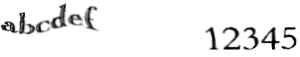
#> input picture data/fc001.jpg, 300 x 57 px
$ python ccl.py data/fc001.jpg
#> lines starting #> are read from the running program, lines starting #| are printed output that depends on the picture; after the words box and inside, x2 and y2 are one past the last pixel; in counts of white or black regions, pixels touching at a corner belong together
import cv2
import numpy as np
import matplotlib.pyplot as plt

import sys

# Thresholding and connected component labeling

def connected_component_label(path):
    # Getting the input image
#> called with path = 'data/fc001.jpg'
    img = cv2.imread(path)
#> img is the input picture: shape (57, 300, 3); min 0, max 255, mean 238.4
    img = cv2.cvtColor(img, cv2.COLOR_BGR2GRAY)
#> img: shape (57, 300)
    #
    # Converting those pixels with values 1-127 to 0 and others to 1
    #img = cv2.threshold(img, 127, 255, cv2.THRESH_BINARY)[1]
    img = cv2.adaptiveThreshold(img,255,cv2.ADAPTIVE_THRESH_GAUSSIAN_C,\
                                cv2.THRESH_BINARY,11,2)
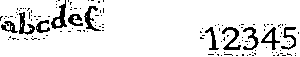
#> img: shape (57, 300); 90% white; 133 black regions (122 under 20 px), largest, box (x1, y1, x2, y2) and area: (51, 0, 67, 29) 177, (222, 27, 241, 50) 164, (84, 6, 101, 31) 152
    img = 255 - img
    print('SHAPE', img.shape)
#| SHAPE (57, 300)
    # Applying cv2.connectedComponents()
    num_labels, labels = cv2.connectedComponents(img)
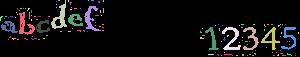
#> labels: shape (57, 300) int32; 134 distinct labels, from 0 to 133; one colour per label, 0 black
#> num_labels = 134

    #print(type(labels), labels.shape)

    # This gets rid of small islands (smaller than 80 pixels)
    # and also attemps to spread the range of colors
    new_label = 1
    for i in range(np.max(labels)):
        if i == 0:
            continue
        idx = np.where(labels==i)
        num_pixels = len(idx[0])
        if num_pixels > 80:
            labels[idx] = new_label
        else:
            labels[idx] = 0
        new_label += 5
#> this loop made 133 passes
#> (idx, num_pixels) on passes 2 to 13: (([1], [56]), 1), (([0, 0], [58, 59]), 2), (177 positions, rows 0 to 28, columns 51 to 66, 177), (([0, 1], [68, 68]), 2), (([0], [88]), 1), (([0, 0, 0], [91, 92, 93]), 3), (([1, 1, 2, 2], [98, 99, 98, 99]), 4), (([0, 1], [103, 103]), 2), (([2, 2, 3, 4], [70, 71, 70, 70]), 4), (([4], [56]), 1), (178 positions, rows 0 to 28, columns 51 to 66, 178), (([7], [71]), 1)
#> num_pixels on passes 61 to 66: 2, 153, 2, 2, 106, 164
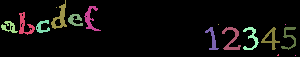
#> labels: shape (57, 300) int32; 13 distinct labels, from 0 to 651; one colour per label, 0 black
#> after the loop, new_label = 661

    # Map component labels to hue val, 0-179 is the hue range in OpenCV
    label_hue = np.uint8(179*labels/np.max(labels))
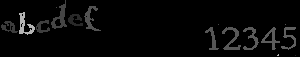
#> label_hue: shape (57, 300); min 0, max 179, mean 7.5
    blank_ch = 255*np.ones_like(label_hue)
    labeled_img = cv2.merge([label_hue, blank_ch, blank_ch])
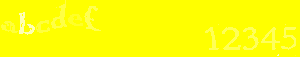
#> labeled_img: shape (57, 300, 3); mean of channels 0, 1, 2 7.5, 255, 255; drawn as B, G, R

    # Converting cvt to BGR
    labeled_img = cv2.cvtColor(labeled_img, cv2.COLOR_HSV2BGR)
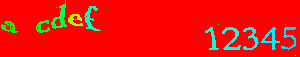
#> labeled_img: shape (57, 300, 3); mean B, G, R 12.1, 18.7, 236.8

    # set bg label to black
    labeled_img[label_hue==0] = 0
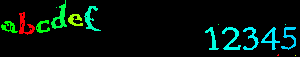
#> labeled_img: shape (57, 300, 3); mean B, G, R 12.1, 18.7, 3.2


    # Showing Original Image
    plt.imshow(cv2.cvtColor(img, cv2.COLOR_BGR2RGB))
    plt.axis("off")
    plt.title("Orginal Image")
    plt.show()

    #Showing Image after Component Labeling
    plt.imshow(cv2.cvtColor(labeled_img, cv2.COLOR_BGR2RGB))
    plt.axis('off')
    plt.title("Image after Component Labeling")
    plt.show()


if len(sys.argv) != 2:
    print('usage: python %s image_filename (e.g. fc001.jpg)' % sys.argv[0])
    sys.exit(1)

fname = sys.argv[1]

connected_component_label(fname)

$ run again, with data/fc002_seg.png saved as data/fc001.jpg
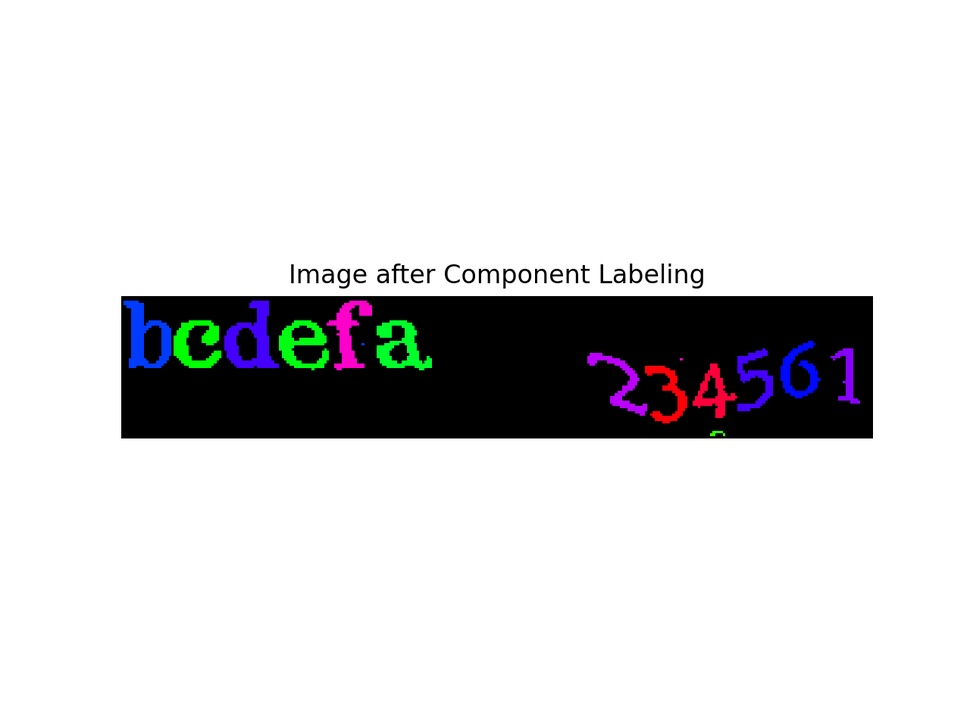
#> input picture data/fc002_seg.png, 970 x 727 px, shrunk from 1280 x 960 before the run
#> in connected_component_label, img is the input picture: shape (727, 970, 3); mean B, G, R 218.5, 217.1, 217.3
#| SHAPE (727, 970)
#> num_labels = 103
#> the loop in connected_component_label, `for i in range(np.max(labels)):` made 102 passes
#> (idx, num_pixels) on passes 2 to 9: (([257, 257], [394, 395]), 2), (([256], [399]), 1), (([256], [406]), 1), (([256], [626]), 1), (([256], [631]), 1), (([257], [658]), 1), (([258], [392]), 1), (([258], [400]), 1)
#> after the loop in connected_component_label, `for i in range(np.max(labels)):`:
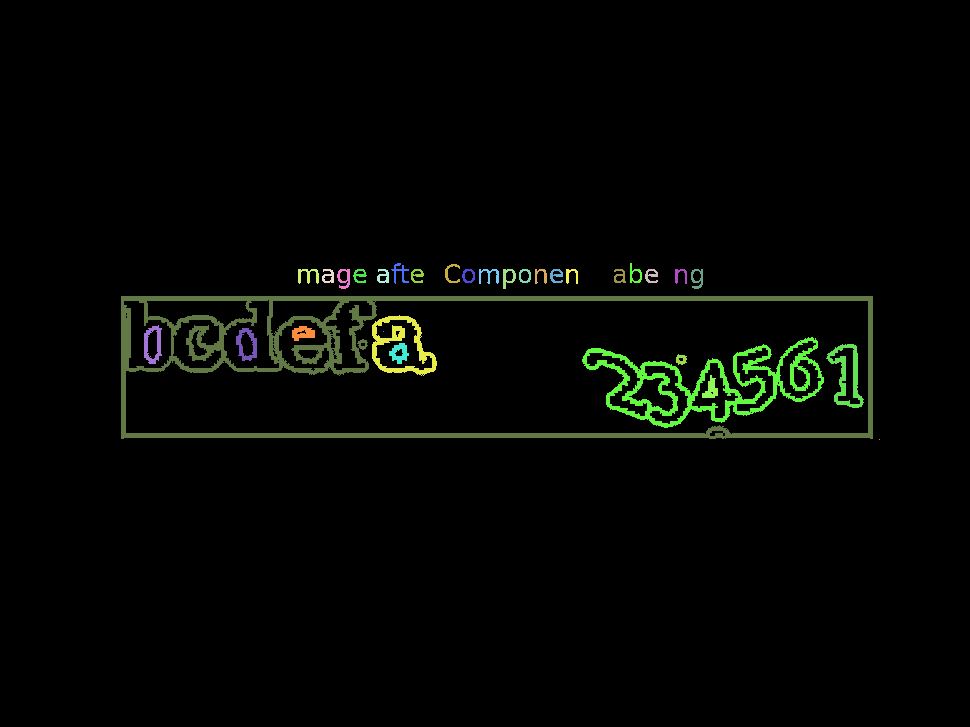
#> labels: shape (727, 970) int32; 31 distinct labels, from 0 to 486; one colour per label, 0 black
#> after the loop in connected_component_label, `for i in range(np.max(labels)):`: new_label = 506
#> in connected_component_label, `labeled_img[label_hue==0] = 0`:
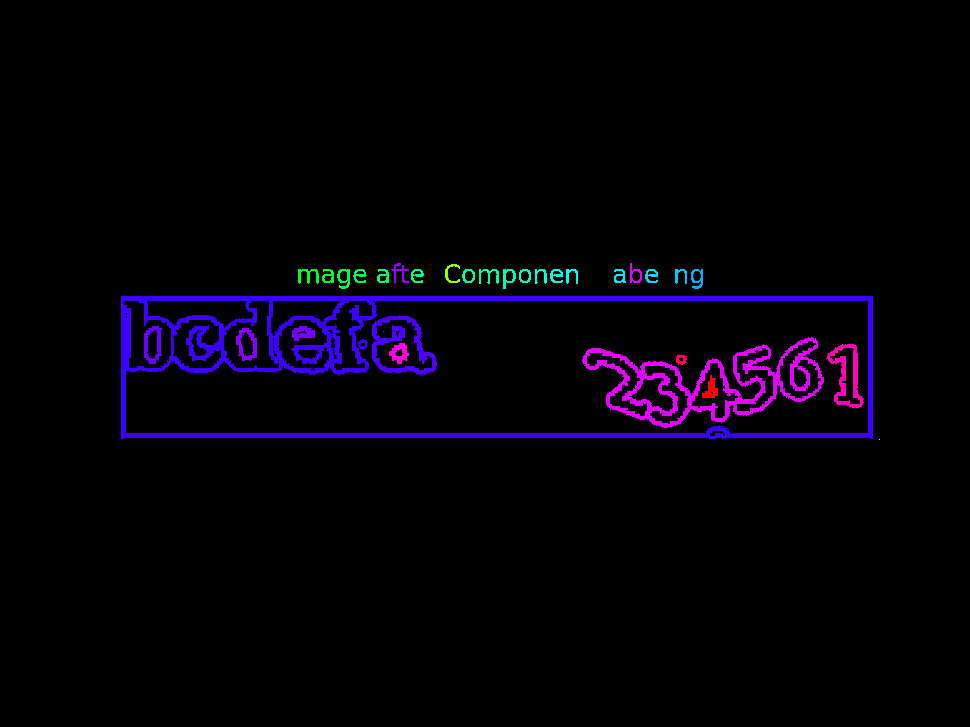
#> labeled_img: shape (727, 970, 3); mean B, G, R 8.6, 0.6, 3.7
